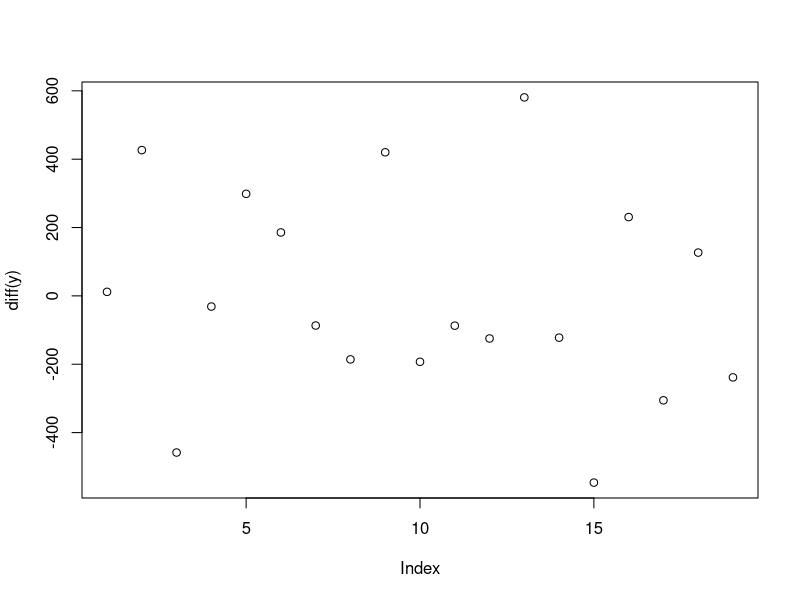
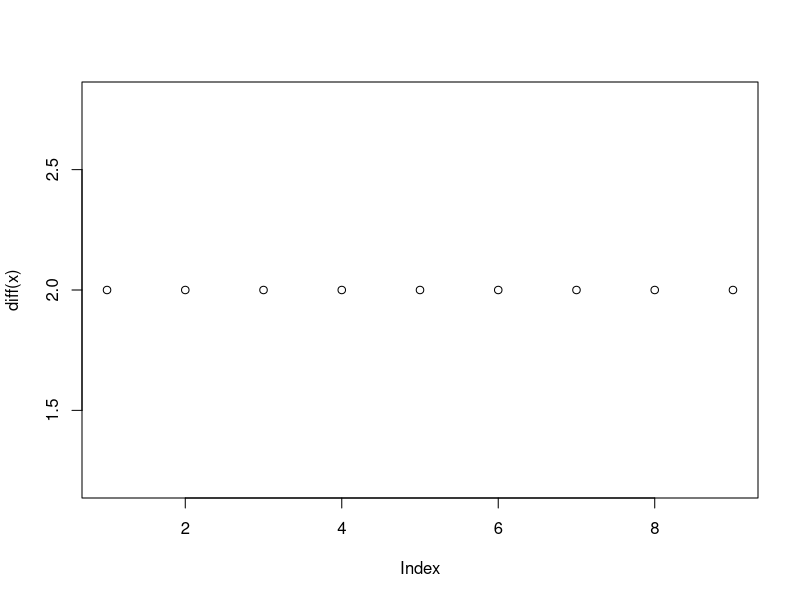
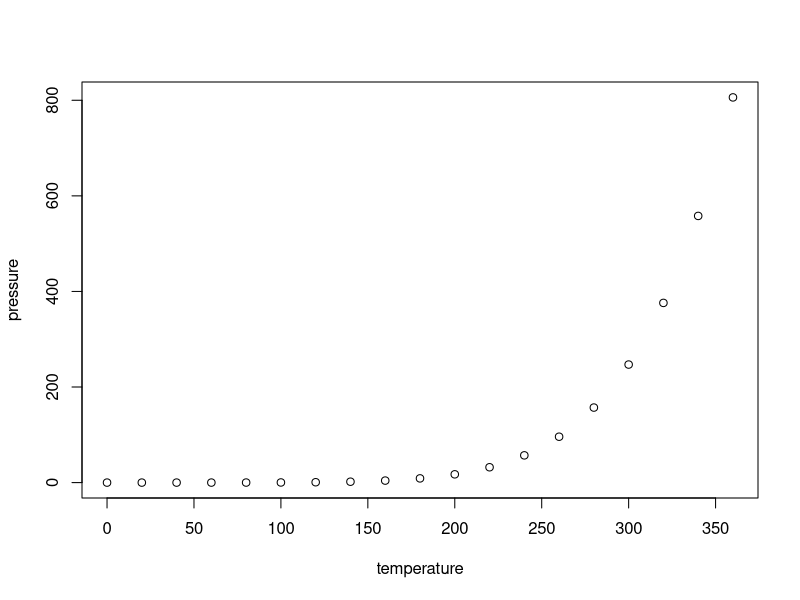

Write R code to recreate these figures, in order.
## ---- chunk 1
knitr::opts_chunk$set(echo = TRUE)

x <- seq(1,20, by = 2)
y <- runif(20, min = 100, max = 1000)
plot(diff(y) )
plot(diff (x))

## ---- chunk 2
summary(cars)
## ---- chunk 3
plot(pressure)
